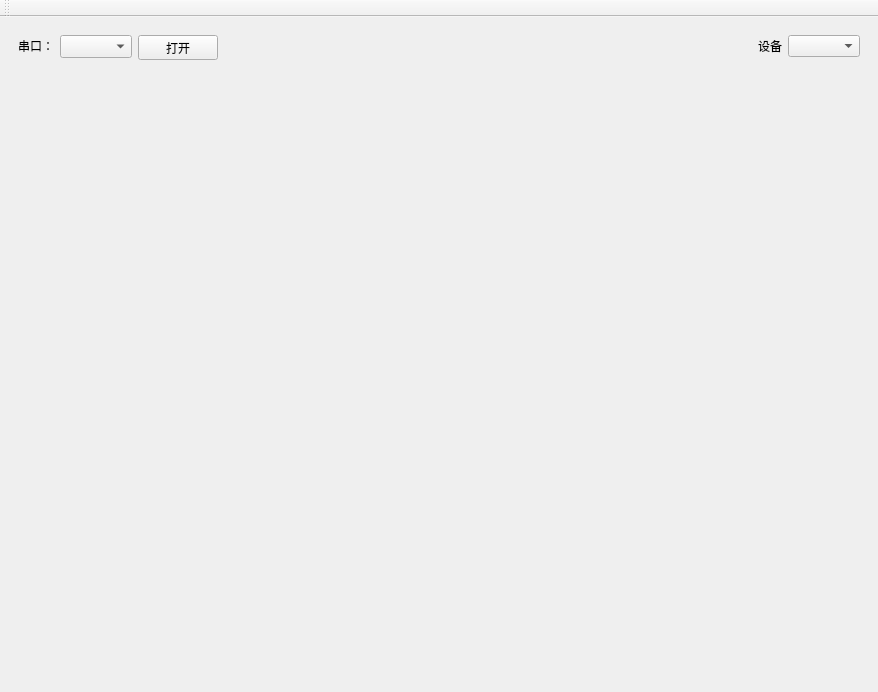
<?xml version="1.0" encoding="UTF-8"?>
<ui version="4.0">
 <class>MainWindow</class>
 <widget class="QMainWindow" name="MainWindow">
  <property name="geometry">
   <rect>
    <x>0</x>
    <y>0</y>
    <width>878</width>
    <height>692</height>
   </rect>
  </property>
  <property name="minimumSize">
   <size>
    <width>800</width>
    <height>600</height>
   </size>
  </property>
  <property name="windowTitle">
   <string>MainWindow</string>
  </property>
  <property name="styleSheet">
   <string notr="true"/>
  </property>
  <widget class="QWidget" name="centralwidget">
   <layout class="QVBoxLayout" name="verticalLayout">
    <item>
     <widget class="QWidget" name="widget" native="true">
      <property name="minimumSize">
       <size>
        <width>0</width>
        <height>35</height>
       </size>
      </property>
      <property name="maximumSize">
       <size>
        <width>16777215</width>
        <height>40</height>
       </size>
      </property>
      <layout class="QHBoxLayout" name="horizontalLayout">
       <item>
        <widget class="QLabel" name="label">
         <property name="font">
          <font>
           <pointsize>9</pointsize>
          </font>
         </property>
         <property name="text">
          <string>串口：</string>
         </property>
        </widget>
       </item>
       <item>
        <widget class="QComboBox" name="comboBox">
         <property name="minimumSize">
          <size>
           <width>40</width>
           <height>23</height>
          </size>
         </property>
         <property name="maximumSize">
          <size>
           <width>16777215</width>
           <height>23</height>
          </size>
         </property>
        </widget>
       </item>
       <item>
        <widget class="QPushButton" name="pushButton">
         <property name="enabled">
          <bool>true</bool>
         </property>
         <property name="minimumSize">
          <size>
           <width>0</width>
           <height>25</height>
          </size>
         </property>
         <property name="maximumSize">
          <size>
           <width>16777215</width>
           <height>25</height>
          </size>
         </property>
         <property name="text">
          <string>打开</string>
         </property>
         <property name="checkable">
          <bool>true</bool>
         </property>
        </widget>
       </item>
       <item>
        <spacer name="horizontalSpacer">
         <property name="orientation">
          <enum>Qt::Horizontal</enum>
         </property>
         <property name="sizeHint" stdset="0">
          <size>
           <width>337</width>
           <height>19</height>
          </size>
         </property>
        </spacer>
       </item>
       <item>
        <widget class="QLabel" name="label_2">
         <property name="text">
          <string>设备</string>
         </property>
        </widget>
       </item>
       <item>
        <widget class="QComboBox" name="devList"/>
       </item>
      </layout>
     </widget>
    </item>
    <item>
     <widget class="QStackedWidget" name="stackedWidget">
      <widget class="QWidget" name="page">
       <layout class="QVBoxLayout" name="verticalLayout_2"/>
      </widget>
      <widget class="QWidget" name="page_2"/>
     </widget>
    </item>
   </layout>
  </widget>
  <widget class="QMenuBar" name="menuBar">
   <property name="geometry">
    <rect>
     <x>0</x>
     <y>0</y>
     <width>878</width>
     <height>22</height>
    </rect>
   </property>
  </widget>
  <widget class="QToolBar" name="toolBar">
   <property name="windowTitle">
    <string>toolBar</string>
   </property>
   <attribute name="toolBarArea">
    <enum>TopToolBarArea</enum>
   </attribute>
   <attribute name="toolBarBreak">
    <bool>false</bool>
   </attribute>
  </widget>
 </widget>
 <resources/>
 <connections/>
</ui>
